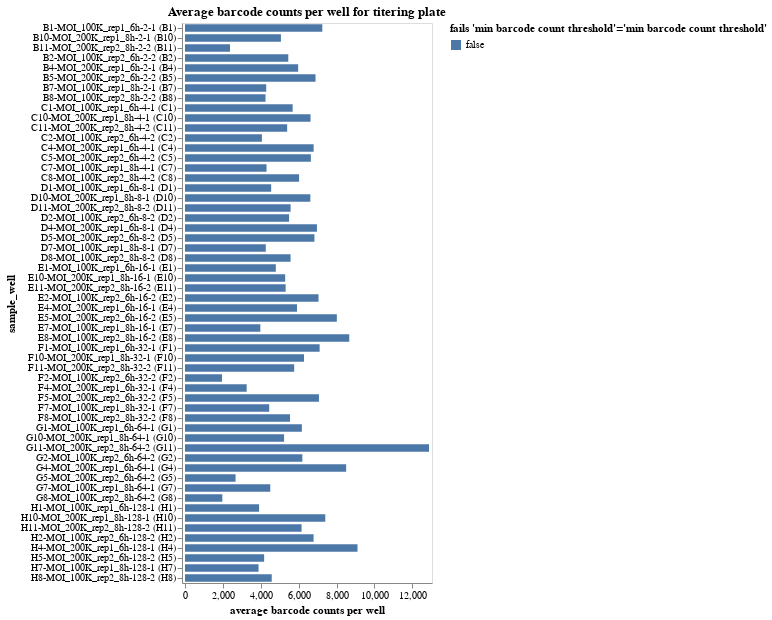

Here is the notebook cell this chart was saved with:
### Markdown cell above
Plot average counts per barcode.
If a sample has inadequate barcode counts, it may not have good enough statistics for accurate analysis, and a QC-threshold is applied:

### Code cell
avg_barcode_counts = (
    counts.groupby(
        ["well", "sample_well"],
        dropna=False,
        as_index=False,
    )
    .aggregate(avg_count=pd.NamedAgg("count", "mean"))
    .assign(
        fails_qc=lambda x: (
            x["avg_count"] < 500
        ),
    )
)

avg_barcode_counts_chart = (
    alt.Chart(avg_barcode_counts)
    .encode(
        alt.X(
            "avg_count",
            title="average barcode counts per well",
            scale=alt.Scale(nice=False, padding=3),
        ),
        alt.Y("sample_well", sort=sample_wells),
        alt.Color(
            "fails_qc",
            title=f"fails {'min barcode count threshold'=}",
            legend=alt.Legend(titleLimit=500),
        ),
        tooltip=[
            alt.Tooltip(c, format=".3g") if avg_barcode_counts[c].dtype == float else c
            for c in avg_barcode_counts.columns
        ],
    )
    .mark_bar(height={"band": 0.85})
    .properties(
        height=alt.Step(10),
        width=250,
        title=f"Average barcode counts per well for titering plate",
    )
    .configure_axis(grid=False)
)

display(avg_barcode_counts_chart)

# drop wells failing QC
avg_barcode_counts_per_well_drops = list(avg_barcode_counts.query("fails_qc")["well"])

### Figure 1 — Vega-Lite specification as saved in the notebook (floating-point values rounded to 4 significant figures; data arrays with more than 128 entries replaced by an {"elided": "..."} marker saying what was removed)
{"config": {"view": {"continuousWidth": 300, "continuousHeight": 300}, "axis": {"grid": false}}, "data": {"name": "data-6dd6c7e63787f1046ab92405c61b1331"}, "mark": {"type": "bar", "height": {"band": 0.85}}, "encoding": {"color": {"field": "fails_qc", "legend": {"titleLimit": 500}, "title": "fails 'min barcode count threshold'='min barcode count threshold'", "type": "nominal"}, "tooltip": [{"field": "well", "type": "nominal"}, {"field": "sample_well", "type": "nominal"}, {"field": "avg_count", "format": ".3g", "type": "quantitative"}, {"field": "fails_qc", "type": "nominal"}], "x": {"field": "avg_count", "scale": {"nice": false, "padding": 3}, "title": "average barcode counts per well", "type": "quantitative"}, "y": {"field": "sample_well", "sort": {"elided": "280 str values"}, "type": "nominal"}}, "height": {"step": 10}, "title": "Average barcode counts per well for titering plate", "width": 250, "$schema": "https://vega.github.io/schema/vega-lite/v5.16.3.json", "datasets": {"data-6dd6c7e63787f1046ab92405c61b1331": [{"well": "B1", "sample_well": "B1-MOI_100K_rep1_6h-2-1 (B1)", "avg_count": 7246.0, "fails_qc": false}, {"well": "B10", "sample_well": "B10-MOI_200K_rep1_8h-2-1 (B10)", "avg_count": 5062.0, "fails_qc": false}, {"well": "B11", "sample_well": "B11-MOI_200K_rep2_8h-2-2 (B11)", "avg_count": 2376.0, "fails_qc": false}, {"well": "B2", "sample_well": "B2-MOI_100K_rep2_6h-2-2 (B2)", "avg_count": 5451.0, "fails_qc": false}, {"well": "B4", "sample_well": "B4-MOI_200K_rep1_6h-2-1 (B4)", "avg_count": 5972.0, "fails_qc": false}, {"well": "B5", "sample_well": "B5-MOI_200K_rep2_6h-2-2 (B5)", "avg_count": 6888.0, "fails_qc": false}, {"well": "B7", "sample_well": "B7-MOI_100K_rep1_8h-2-1 (B7)", "avg_count": 4286.0, "fails_qc": false}, {"well": "B8", "sample_well": "B8-MOI_100K_rep2_8h-2-2 (B8)", "avg_count": 4249.0, "fails_qc": false}, {"well": "C1", "sample_well": "C1-MOI_100K_rep1_6h-4-1 (C1)", "avg_count": 5682.0, "fails_qc": false}, {"well": "C10", "sample_well": "C10-MOI_200K_rep1_8h-4-1 (C10)", "avg_count": 6623.0, "fails_qc": false}, {"well": "C11", "sample_well": "C11-MOI_200K_rep2_8h-4-2 (C11)", "avg_count": 5391.0, "fails_qc": false}, {"well": "C2", "sample_well": "C2-MOI_100K_rep2_6h-4-2 (C2)", "avg_count": 4059.0, "fails_qc": false}, {"well": "C4", "sample_well": "C4-MOI_200K_rep1_6h-4-1 (C4)", "avg_count": 6789.0, "fails_qc": false}, {"well": "C5", "sample_well": "C5-MOI_200K_rep2_6h-4-2 (C5)", "avg_count": 6642.0, "fails_qc": false}, {"well": "C7", "sample_well": "C7-MOI_100K_rep1_8h-4-1 (C7)", "avg_count": 4303.0, "fails_qc": false}, {"well": "C8", "sample_well": "C8-MOI_100K_rep2_8h-4-2 (C8)", "avg_count": 6020.0, "fails_qc": false}, {"well": "D1", "sample_well": "D1-MOI_100K_rep1_6h-8-1 (D1)", "avg_count": 4548.0, "fails_qc": false}, {"well": "D10", "sample_well": "D10-MOI_200K_rep1_8h-8-1 (D10)", "avg_count": 6615.0, "fails_qc": false}, {"well": "D11", "sample_well": "D11-MOI_200K_rep2_8h-8-2 (D11)", "avg_count": 5573.0, "fails_qc": false}, {"well": "D2", "sample_well": "D2-MOI_100K_rep2_6h-8-2 (D2)", "avg_count": 5492.0, "fails_qc": false}, {"well": "D4", "sample_well": "D4-MOI_200K_rep1_6h-8-1 (D4)", "avg_count": 6964.0, "fails_qc": false}, {"well": "D5", "sample_well": "D5-MOI_200K_rep2_6h-8-2 (D5)", "avg_count": 6830.0, "fails_qc": false}, {"well": "D7", "sample_well": "D7-MOI_100K_rep1_8h-8-1 (D7)", "avg_count": 4263.0, "fails_qc": false}, {"well": "D8", "sample_well": "D8-MOI_100K_rep2_8h-8-2 (D8)", "avg_count": 5571.0, "fails_qc": false}, {"well": "E1", "sample_well": "E1-MOI_100K_rep1_6h-16-1 (E1)", "avg_count": 4793.0, "fails_qc": false}, {"well": "E10", "sample_well": "E10-MOI_200K_rep1_8h-16-1 (E10)", "avg_count": 5287.0, "fails_qc": false}, {"well": "E11", "sample_well": "E11-MOI_200K_rep2_8h-16-2 (E11)", "avg_count": 5311.0, "fails_qc": false}, {"well": "E2", "sample_well": "E2-MOI_100K_rep2_6h-16-2 (E2)", "avg_count": 7046.0, "fails_qc": false}, {"well": "E4", "sample_well": "E4-MOI_200K_rep1_6h-16-1 (E4)", "avg_count": 5910.0, "fails_qc": false}, {"well": "E5", "sample_well": "E5-MOI_200K_rep2_6h-16-2 (E5)", "avg_count": 8014.0, "fails_qc": false}, {"well": "E7", "sample_well": "E7-MOI_100K_rep1_8h-16-1 (E7)", "avg_count": 3977.0, "fails_qc": false}, {"well": "E8", "sample_well": "E8-MOI_100K_rep2_8h-16-2 (E8)", "avg_count": 8669.0, "fails_qc": false}, {"well": "F1", "sample_well": "F1-MOI_100K_rep1_6h-32-1 (F1)", "avg_count": 7105.0, "fails_qc": false}, {"well": "F10", "sample_well": "F10-MOI_200K_rep1_8h-32-1 (F10)", "avg_count": 6281.0, "fails_qc": false}, {"well": "F11", "sample_well": "F11-MOI_200K_rep2_8h-32-2 (F11)", "avg_count": 5762.0, "fails_qc": false}, {"well": "F2", "sample_well": "F2-MOI_100K_rep2_6h-32-2 (F2)", "avg_count": 1951.0, "fails_qc": false}, {"well": "F4", "sample_well": "F4-MOI_200K_rep1_6h-32-1 (F4)", "avg_count": 3255.0, "fails_qc": false}, {"well": "F5", "sample_well": "F5-MOI_200K_rep2_6h-32-2 (F5)", "avg_count": 7069.0, "fails_qc": false}, {"well": "F7", "sample_well": "F7-MOI_100K_rep1_8h-32-1 (F7)", "avg_count": 4446.0, "fails_qc": false}, {"well": "F8", "sample_well": "F8-MOI_100K_rep2_8h-32-2 (F8)", "avg_count": 5543.0, "fails_qc": false}, {"well": "G1", "sample_well": "G1-MOI_100K_rep1_6h-64-1 (G1)", "avg_count": 6167.0, "fails_qc": false}, {"well": "G10", "sample_well": "G10-MOI_200K_rep1_8h-64-1 (G10)", "avg_count": 5228.0, "fails_qc": false}, {"well": "G11", "sample_well": "G11-MOI_200K_rep2_8h-64-2 (G11)", "avg_count": 12880.0, "fails_qc": false}, {"well": "G2", "sample_well": "G2-MOI_100K_rep2_6h-64-2 (G2)", "avg_count": 6194.0, "fails_qc": false}, {"well": "G4", "sample_well": "G4-MOI_200K_rep1_6h-64-1 (G4)", "avg_count": 8505.0, "fails_qc": false}, {"well": "G5", "sample_well": "G5-MOI_200K_rep2_6h-64-2 (G5)", "avg_count": 2669.0, "fails_qc": false}, {"well": "G7", "sample_well": "G7-MOI_100K_rep1_8h-64-1 (G7)", "avg_count": 4501.0, "fails_qc": false}, {"well": "G8", "sample_well": "G8-MOI_100K_rep2_8h-64-2 (G8)", "avg_count": 1970.0, "fails_qc": false}, {"well": "H1", "sample_well": "H1-MOI_100K_rep1_6h-128-1 (H1)", "avg_count": 3910.0, "fails_qc": false}, {"well": "H10", "sample_well": "H10-MOI_200K_rep1_8h-128-1 (H10)", "avg_count": 7404.0, "fails_qc": false}, {"well": "H11", "sample_well": "H11-MOI_200K_rep2_8h-128-2 (H11)", "avg_count": 6152.0, "fails_qc": false}, {"well": "H2", "sample_well": "H2-MOI_100K_rep2_6h-128-2 (H2)", "avg_count": 6787.0, "fails_qc": false}, {"well": "H4", "sample_well": "H4-MOI_200K_rep1_6h-128-1 (H4)", "avg_count": 9104.0, "fails_qc": false}, {"well": "H5", "sample_well": "H5-MOI_200K_rep2_6h-128-2 (H5)", "avg_count": 4177.0, "fails_qc": false}, {"well": "H7", "sample_well": "H7-MOI_100K_rep1_8h-128-1 (H7)", "avg_count": 3882.0, "fails_qc": false}, {"well": "H8", "sample_well": "H8-MOI_100K_rep2_8h-128-2 (H8)", "avg_count": 4577.0, "fails_qc": false}]}}
